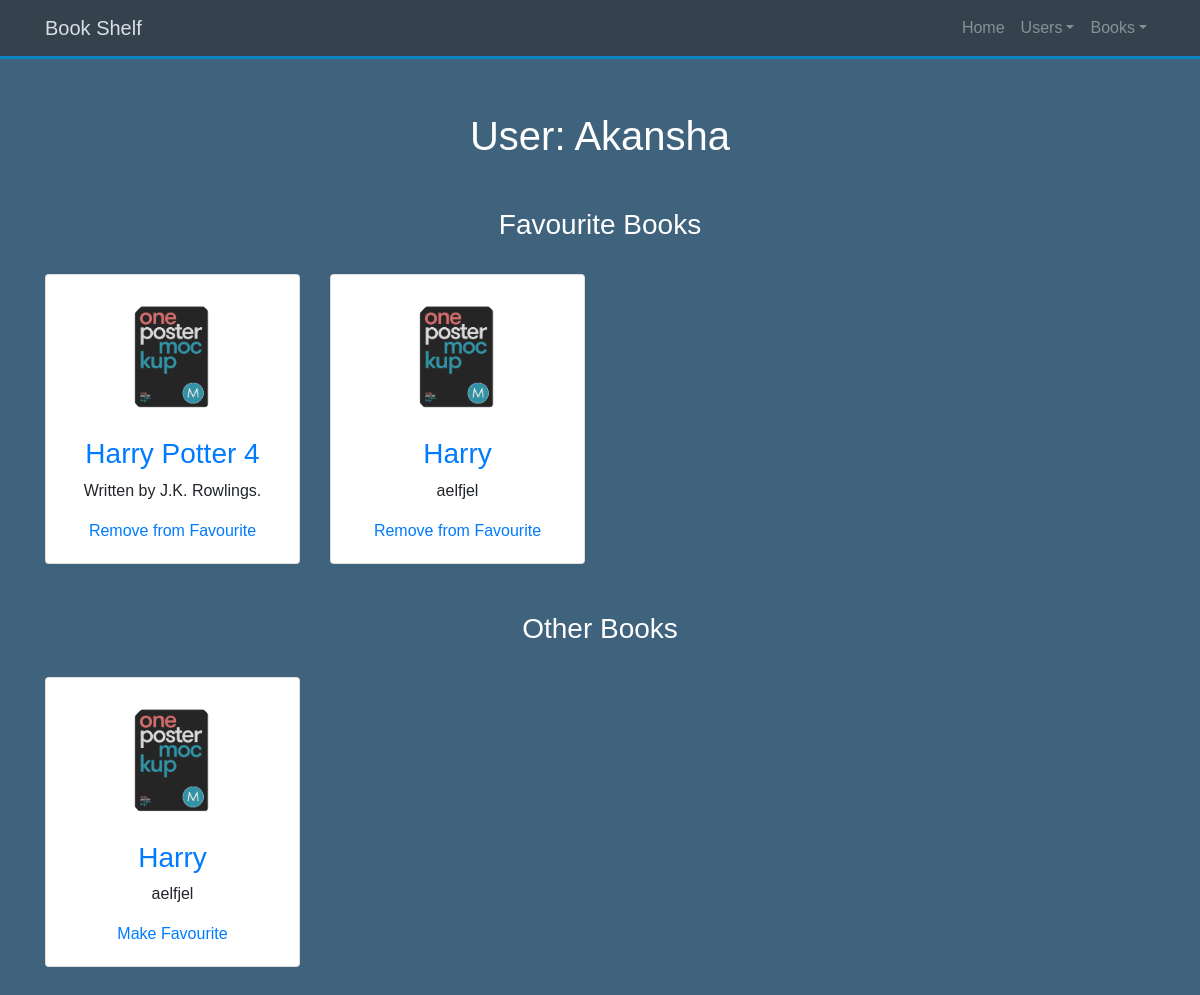
Page /singleUser/1 on the committed database.
### database_setup.py (models this page shows, shortened)
class User(Base):
    __tablename__ = 'user'
    id = Column(Integer, primary_key=True, autoincrement=True)
    name = Column(String(250), nullable=False)
    favourite_book_id = Column(String(500))

class Books(Base):
    __tablename__ = "books"
    name = Column(String(80), nullable=False)
    id = Column(Integer, primary_key=True, autoincrement=True)
    description = Column(String(250))
    img_url = Column(String(250))

### flask_app.py (the view)
@app.route("/singleUser/<int:user_id>")
def singleUser(user_id):
    DBSession = sessionmaker(bind=engine)
    session = DBSession()
    single_user = session.query(User).filter_by(id=user_id).one()
    if (single_user.favourite_book_id != None):
        book_list = single_user.favourite_book_id.split(',')
        book_list = list(map(lambda x: int(x), book_list))
        favourite_books = session.query(Books).filter(Books.id.in_(book_list)).all()
        books = session.query(Books).filter(Books.id.notin_(book_list)).all()
    else:
        favourite_books = []
        books = session.query(Books).all()
    return render_template('singleUser.html', single_user=single_user,
                           favourite_books=favourite_books, books=books)

### templates/singleUser.html (shortened to what this page needs)
{% extends 'base.html' %}
{% block search_bar %}
    <header id="home-section">
        <div class="dark-overlay">
            <div class="home-inner container">
                <header class="masthead">
                </header>
            </div>
        </div>
    </header>
{% endblock %}
{% block content %}
    <center><h1 style="color:white">User: {{ single_user.name }}</h1></center>
    <section id="authors" class="my-5 text-center">
        <h3 style="color:white">Favourite Books</h3>
    {% if favourite_books|length>0 %}
      <div class="container">
          <div class="row">
            {% for i in favourite_books %}
              <div class="col-lg-3 col-md-6 mt-4">
                <div class="card">
                  <div class="card-body">
                    <img src="{{ url_for('static', filename='img/book.png') }}" alt="" class="img-fluid rounded-circle w-50 mb-3">
                    <h3><a href = "{{url_for('viewBookById', book_id = i.id) }}">{{i.name}}</a></h3>
                    <p>{{i.description}}</p>
                      <a href="{{url_for('removeFromFavourites', user_id = single_user.id, book_id = i.id) }}">
                        Remove from Favourite
                        </a>
                  </div>
                </div>
              </div>
            {% endfor %}
          </div>
        </div>
      {% else %}
          <p style="color:white">No Records found.</p>
      {% endif %}
      </section>
    <section id="authors" class="my-5 text-center">
        <h3 style="color:white">Other Books</h3>
    {% if books|length>0 %}
      <div class="container">
          <div class="row">
            {% for i in books %}
              <div class="col-lg-3 col-md-6 mt-4">
                <div class="card">
                  <div class="card-body">
                    <img src="{{ url_for('static', filename='img/book.png') }}" alt="" class="img-fluid rounded-circle w-50 mb-3">
                    <h3><a href = "{{url_for('viewBookById', book_id = i.id) }}">{{i.name}}</a></h3>
                    <p>{{i.description}}</p>
                      <a href="{{url_for('setFavourite', user_id = single_user.id, book_id = i.id) }}">
                        Make Favourite
                        </a>
                  </div>
                </div>
              </div>
            {% endfor %}
          </div>
        </div>
      {% else %}
          <p style="color:white">No Records found.</p>
      {% endif %}
      </section>
    <br><br>
{% endblock %}

### templates/base.html (shortened to what this page needs)
<!DOCTYPE html>
<html>
<head>
    <link rel="stylesheet" href="https://stackpath.bootstrapcdn.com/bootstrap/4.1.1/css/bootstrap.min.css">
    <link href="{{ url_for('static', filename='css/style.css') }}" rel="stylesheet">
</head>
<body style="">
    <nav class="navbar navbar-expand-sm bg-dark navbar-dark fixed-top">
		<div class="container">
			<a href="#" class="navbar-brand">Book Shelf</a>
			<div class="collapse navbar-collapse" id="navbarCollapse">
				<ul class="navbar-nav ml-auto">
					<li class="nav-item">
						<a href="{{ url_for('homePage') }}" class="nav-link">
							Home
						</a>
					</li>
                    <li class="nav-item dropdown">
                        <a href="#" class="nav-link dropdown-toggle" data-toggle="dropdown" aria-expanded="false">
                            Users</a>
                    </li>
                    <li class="nav-item dropdown">
                        <a href="#" class="nav-link dropdown-toggle" data-toggle="dropdown" aria-expanded="false">
                            Books</a>
                    </li>
				</ul>
			</div>
		</div>
	</nav>
    {% block search_bar %}{% endblock %}
    {% block content %}
    {% endblock %}
</body>
</html>

### static/css/style.css (style rules this page uses)
body { background-color: #3f627d; font-family: OpenSans, sans-serif; margin: 0; padding: 0; }
.navbar { border-bottom: #008ed6 3px solid; opacity: 0.8; }
#home-section { background-repeat: no-repeat; background-size: cover; background-attachment: fixed; min-height: 100px; }
#home-section .home-inner { padding-top: 80px; }
.masthead { padding: 1em 0; }
ul { list-style: none; padding: 0; }
.nav-link { color: #ffffff; }

### rows in the picture
User: name "Akansha"
Books: name "Harry Potter 4", description "Written by J.K. Rowlings."
Books: name "Harry", description "aelfjel"
Books: name "Harry", description "aelfjel"
